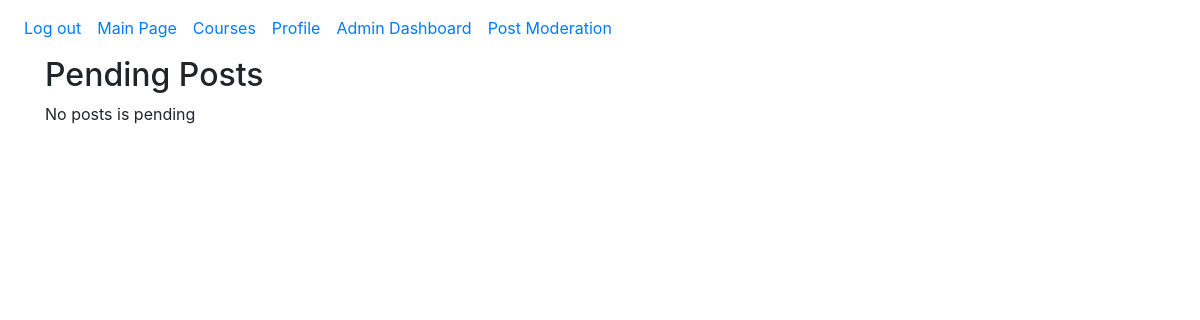
The page /admin/moderate_posts (signed in) on the database as committed earlier.
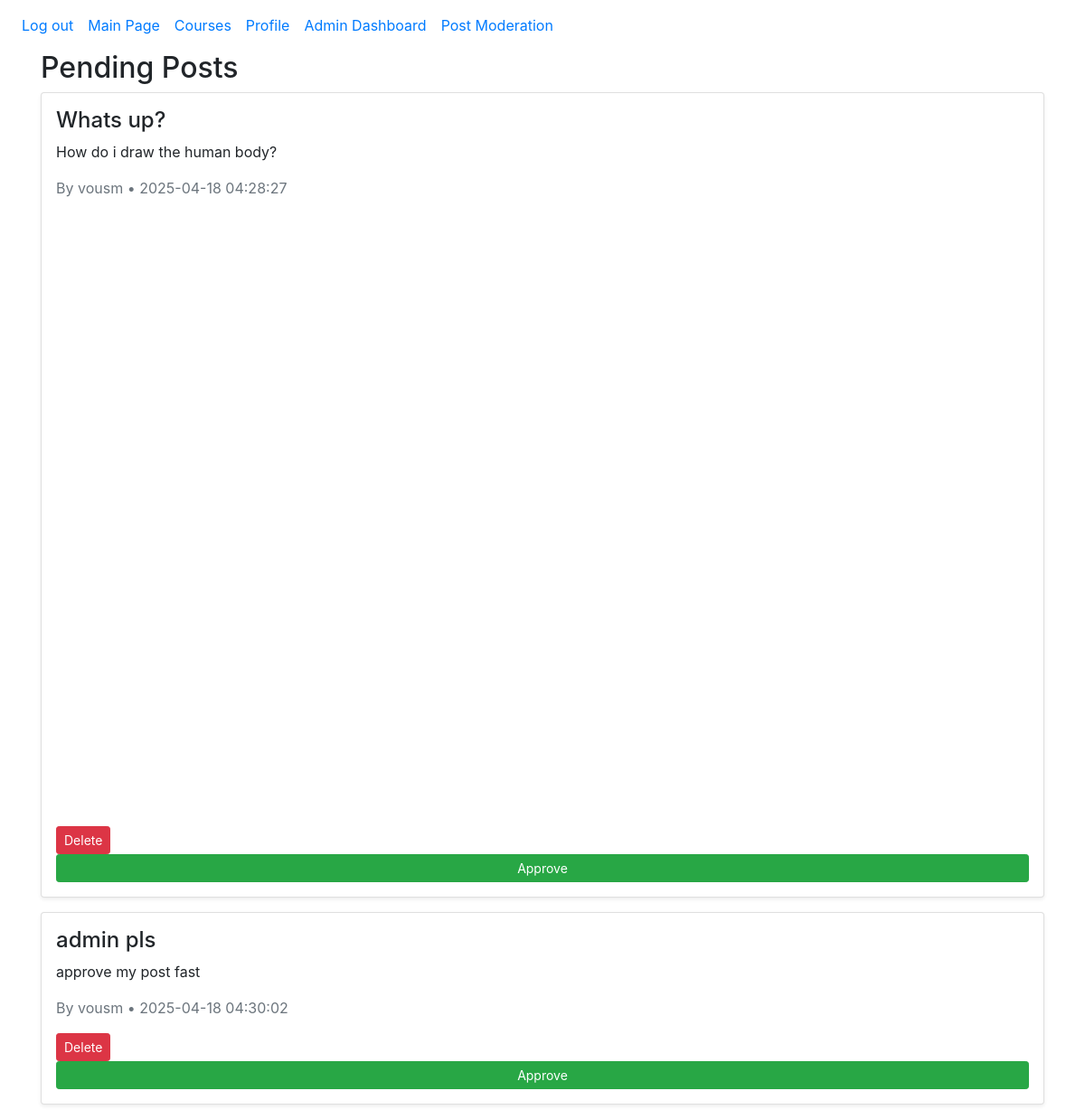
The same page on the database as committed later.
### website/models.py (models this page shows)
class Posts(db.Model):
    id = db.Column(db.Integer, primary_key = True)
    post_title = db.Column(db.String(150))
    timestamp = db.Column(db.DateTime(timezone=True), default=func.now())
    user_id = db.Column(db.Integer, db.ForeignKey('user.id'))  # who posted it
    image_url = db.Column(db.String(300))  # link to the artwork (if it's an image post)
    content = db.Column(db.Text)  # description/caption
    likes = db.Column(db.Integer, default=0) # likes/upvotes, for sorting posts
    tags = db.relationship('Tag', secondary=post_tags, backref='posts')
    is_locked = db.Column(db.Boolean, default=True)
    is_approved = db.Column(db.Boolean, default=False) # check for a post to see if its approved or not

class User(db.Model, UserMixin):
    id = db.Column(db.Integer, primary_key = True)
    email = db.Column(db.String(150), unique = True)
    password = db.Column(db.String(150))
    posts = db.relationship('Posts', backref='author', lazy=True) # user's posts
    username = db.Column(db.String(150), unique=True, nullable=False)  # renamed from first_name
    user_image = db.Column(db.String(300), nullable=True)  # path to profile image
    is_admin = db.Column(db.Boolean, default=False) # check to see if this is an admin or not

### website/admin.py (the view)
@admin.route('/moderate_posts')
@login_required
def moderate_posts():
    if not current_user.is_admin:
        abort(403)
    pending_posts = Posts.query.filter_by(is_approved=False).all()
    return render_template("moderate_posts.html", posts=pending_posts)

### website/__init__.py (called while the page is built)
def create_app():
    app = Flask(__name__)
    app.config['SECRET_KEY'] = 'touplis' #secret key for dev only
    app.config['SQLALCHEMY_DATABASE_URI'] = f'sqlite:///{DB_NAME}'
    db.init_app(app)
    migrate.init_app(app, db)
    from .views import views
    from .auth import auth
    from .admin import admin
    app.register_blueprint(views, url_prefix='/')
    app.register_blueprint(auth, url_prefix='/')
    app.register_blueprint(admin)
    from .models import User, Posts, Course
    login_manager = LoginManager()
    login_manager.login_view = 'auth.login'
    login_manager.init_app(app)
    @login_manager.user_loader
    def load_user(id):
        return User.query.get(int(id))
    @app.context_processor
    def inject_user():
        return dict(user=current_user)
    create_database(app)
    return app

### website/templates/moderate_posts.html
{% extends "base.html" %}
{% block content %}
  <h2>Pending Posts</h2>
  {% for post in posts %}
    <div class="card mb-3 p-3 shadow-sm">
      <h4>{{ post.post_title }}</h4>
      <p>{{ post.content }}</p>
      <p class="text-muted">By {{ post.author.username }} • {{ post.timestamp }}</p>
      {% if post.image_url %}
        <img src="{{ post.image_url }}" alt="Post Image" class="img-fluid mb-2" style="max-width: 100%;">
      {% endif %}
      <form action="{{ url_for('admin.delete_post', post_id=post.id) }}" method="POST" style="display:inline;">
        <button class="btn btn-danger btn-sm">Delete</button>
      </form>
      <a href="{{ url_for('admin.approve_post', post_id=post.id) }}" class="btn btn-success btn-sm">Approve</a>
    </div>
  {% else %}
    <p>No posts is pending</p>
  {% endfor %}
{% endblock %}

### website/templates/base.html (shortened to what this page needs)
<!DOCTYPE html>
<html>
    <head>
        <link
        rel="stylesheet"
        href="https://stackpath.bootstrapcdn.com/bootstrap/4.4.1/css/bootstrap.min.css"
      />
      <link
        rel="stylesheet"
        href="https://stackpath.bootstrapcdn.com/font-awesome/4.7.0/css/font-awesome.min.css"
      />
    </head>
    <body>
      <nav class="navbar navbar-expand-lg">
        <div class="collapse navbar-collapse" id="navbar">
          <div class="navbar-nav">
            {% if user.is_authenticated %}
            <a class="nav-item nav-link" id="logout" href="/logout">Log out</a>
            <a class="nav-item nav-link" id="main" href="/main">Main Page</a>
            <a class="nav-item nav-link" id="courses" href="/main/courses">Courses</a>
            <a class="nav-item nav-link" id="edit_profile" href="/profile/edit">Profile</a>
              {% if user.is_admin %}
              <a class="nav-item nav-link" href="/admin">Admin Dashboard</a>
              <a class="nav-item nav-link" href="/admin/moderate_posts">Post Moderation</a>
              {% endif %}
            {% else %}
            <a class="nav-item nav-link" id="home" href="/">Home</a>
            <a class="nav-item nav-link" id="login" href="/login">Login</a>
            <a class="nav-item nav-link" id="register" href="/register">Register</a>
            {% endif %}
          </div>
        </div>
      </nav>
      <div class="container">
        {% block content %}
        {% endblock %}
      </div>
    </body>
</html>

Rows that differ between the two databases and show on the page:
added Posts: post_title "Whats up?", content "How do i draw the human body?", author.username "vousm", timestamp "2025-04-18 04:28:27", image_url (picture)
added Posts: post_title "admin pls", content "approve my post fast", author.username "vousm", timestamp "2025-04-18 04:30:02"
Other text that changed with them:
text no longer shown: "No posts is pending"
